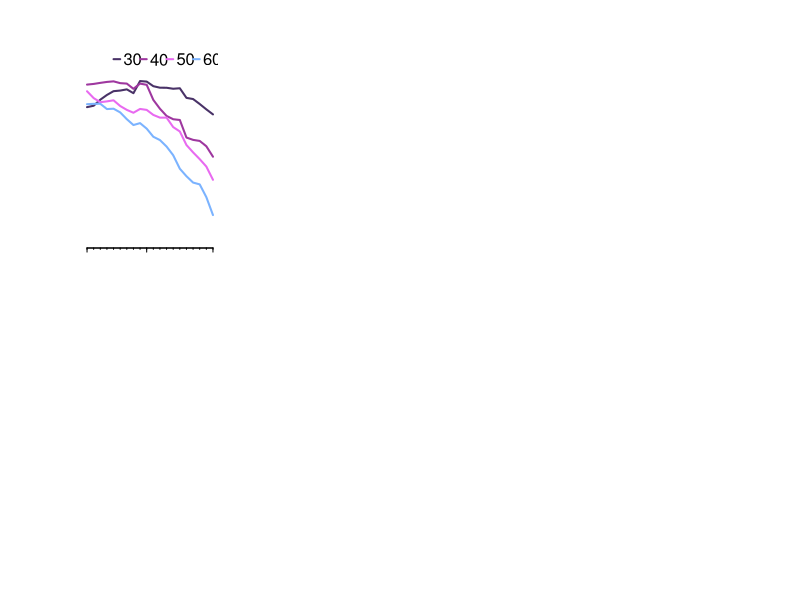

Source code (R): (Note: this script raises an error after producing the figure.)
#-----------
# training period
# length and timing
# Supplementary Fig. 5
#-----------
#
######################################################
## data_daily_all: daily case counts/sample counts, incidence-based Rt; 
##                 daily Ct mean, median and skewness (imputed)
##                 correspond to "Supplementary" data in source data file
######################################################
# read in "data_daily_all.csv"
daily.linelist <- read.csv("data_daily_all.csv",as.is=T)
#
# set up time period for selection training periods
startdate <- c("2020-07-01","2020-11-10")
enddate.for.plot <- as.Date(startdate)+60+20-1
#
days.select <- c(30,40,50,60) # covering XX days
r.sqr.mat <- matrix(NA,20,8)  
case.period <- list()
for (i in 1:2){ # for wave 3 and wave 4
        date.seq <- seq(as.Date(startdate[i]),as.Date(enddate.for.plot[i]),1)
        df.take <- daily.linelist[daily.linelist$date%in%as.character(date.seq),]
        case.period[[i]] <- df.take
        for (n in 1:4){ # 4 length of days covered in the training set
                for (k in 1:20){ # 20 sets each
                        df.tmp <- df.take[k:(k+days.select[n]),]
                        lm.tmp <- 
                                lm(log(local.rt.mean)~mean+skewness.imputed,
                                   data=df.tmp)
                        r.sqr.mat[k,4*(i-1)+n] <- summary(lm.tmp)$adj.r.square
                }
        }
}
#
#----------
## plot out
pdf("Fig_S5.pdf",height = 7,width = 11)
par(mar=c(4,4,2,3)+0.1)
fig.list <- list(c(0,0.35,0.45,1),
                 c(0,0.35,0,0.55),
                 c(0.3,1,0.45,1),
                 c(0.3,1,0,0.55))
col.plot <- c("#493267","#9e379f","#e86af0","#7bb3ff")
leg.here <- c("a","b","c","d")
#
for (i in 1:2){
        if (i == 1){
                par(fig=fig.list[[i]])
        } else {
                par(fig=fig.list[[i]],new=T)
        }
        plot(NA,xlim=c(1,20),ylim=c(0,1),xlab=NA,ylab=NA,axes = F,main=NA)
        for (n in 1:4){
                lines(1:20,r.sqr.mat[,4*(i-1)+n],col=col.plot[n],lwd=2)  
                if (i == 1){
                        lines(c(5,6)+4*(n-1),rep(0.95,2),col=col.plot[n],lwd=2)
                        text(6.5+4*(n-1),0.95,days.select[n],adj=0)
                }
        }
        #
        date.extract <- as.Date(startdate[i])+0:19
        date.write <- date.extract[1]
        for (d in 1:20){
                if (d%%10==0){
                        date.write <- c(date.write,date.extract[d])  
                }
        }
        axis(1,at=1:20,labels = rep(NA,20),tck=-.01)
        axis(1,at=which(date.extract%in%date.write),
             labels = rep(NA,length(date.write)),tck=-.03)
        for (dd in 1:length(date.write)){
                day.tmp <- day(date.write[dd])
                month.tmp <- month(date.write[dd])
                mtext(paste0(day.tmp,"/",month.tmp),side = 1,
                      at=which(date.extract==date.write[dd])-.5,line=.5)
        }
        if (i == 2){
                mtext("Start date of the training period",side=1,line=1.7)  
        }
        #
        axis(2,las=1)
        mtext("Adjusted R square",side=2,line=2.5)
        lines(c(0.5,20.5),rep(0.7,2),lty=2,col="dark grey")
        #
        mtext(leg.here[i],side=3,adj=0,line=0,font=2,cex=1.3)
}
#
for (i in 1:2){
        df.tmp <- case.period[[i]]
        par(fig=fig.list[[i+2]],new=T)
        plot(NA,xlim=c(0,(nrow(df.tmp)-1)),ylim=c(0,150),xlab=NA,ylab=NA,
             axes = F,main=NA)
        # x-axis
        axis(1,at=0:(nrow(df.tmp)-1),tck=-0.01,
             labels = rep(NA,length(0:(nrow(df.tmp)-1))))
        date.vec <- as.character(df.tmp$date[1])
        for (d in 1:nrow(df.tmp)){
                if (d%%7==0){
                        date.vec <- c(date.vec,as.character(df.tmp$date[d]))
                }
        }
        axis(1,at=which(as.character(df.tmp$date)%in%date.vec)-1,
             labels = rep(NA,length(date.vec)),tck=-0.03)
        for (n in 1:length(date.vec)){ # x-label 
                day.tmp <- day(date.vec[n])
                month.tmp <- month(date.vec[n])
                mtext(paste0(day.tmp,"/",month.tmp),side = 1,
                      at=which(as.character(df.tmp$date)==date.vec[n])-1,line=.7)
        }
        if (i == 2){
                mtext("Date",side=1,line=1.7)
        }
        # background
        for (nn in 1:4){ # 4 alternative lengths
                start.background <- which.max(r.sqr.mat[,4*(i-1)+nn])
                polygon(c(rep(start.background-1,2),
                          rep(start.background+days.select[nn]-1,2)),
                        c(0,153-3*nn,153-3*nn,0),col=alpha(col.plot[nn],.15),border=F)
                #
        }
        # case count and record count
        for (j in 1:nrow(df.tmp)){
                # all cases
                polygon(c(rep(j-1.5,2),rep(j-0.5,2)),c(0,rep(df.tmp$all.cases[j],2),0),
                        col="#dad5d4",border="white")
                # all records
                polygon(c(rep(j-1.5,2),rep(j-0.5,2)),c(0,rep(df.tmp$records[j],2),0),
                        col=alpha("orange",.35),border="white")
                
        }
        #
        # legend
        if (i == 1){
                polygon(c(53,53,55,55),c(150,144,144,150),
                        col="#dad5d4",border = "white")
                text(55.5,147,"Confirmed cases",adj=0)
                polygon(c(53,53,55,55),c(140,134,134,140),
                        col=alpha("orange",.3),border = "white")
                text(55.5,137,"Tested samples",adj=0)
        }
        #
        axis(2,at=0:5*30,las=1)
        mtext("Numbers",side=2,line=2.5)
        mtext(leg.here[i+2],side=3,adj=0,line=0,font=2,cex=1.3)
}
##
dev.off()
##
#####

## end of script

#####
